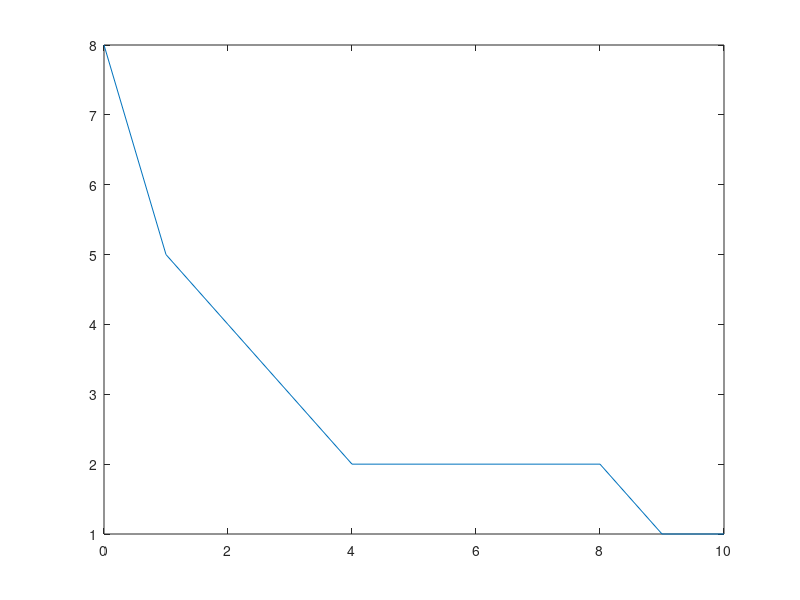

Reproduce this figure in MATLAB.
% This program simulates nuclear decay
% David Feldman.  9 February 2012
%
lambda = 0.167; %decay rate
N_new = 8; %initial number of particles
N_old = N_new; % during each timestep we start with N_old particles.
% At the end of the timestep, we have N_new particles left

N = N_new; % N is vector that stores N for each timestep
T = 0; % vector that holds the times

% loop for many time steps
for t = 1:10
    %check each particle to see if it decays during this timestep
    %every particle has a probability lambda of decaying each step
  for n = 1:N_old
    if(rand()<lambda)
      N_new = N_new - 1; % particle decays, so number decreases
    end
  end
  T = [T; t]; % add current time to list of times
  N = [N; N_new]; % add current N to list of Ns
  N_old = N_new;  %set the old N equal to the new N
end

plot(T,N)

